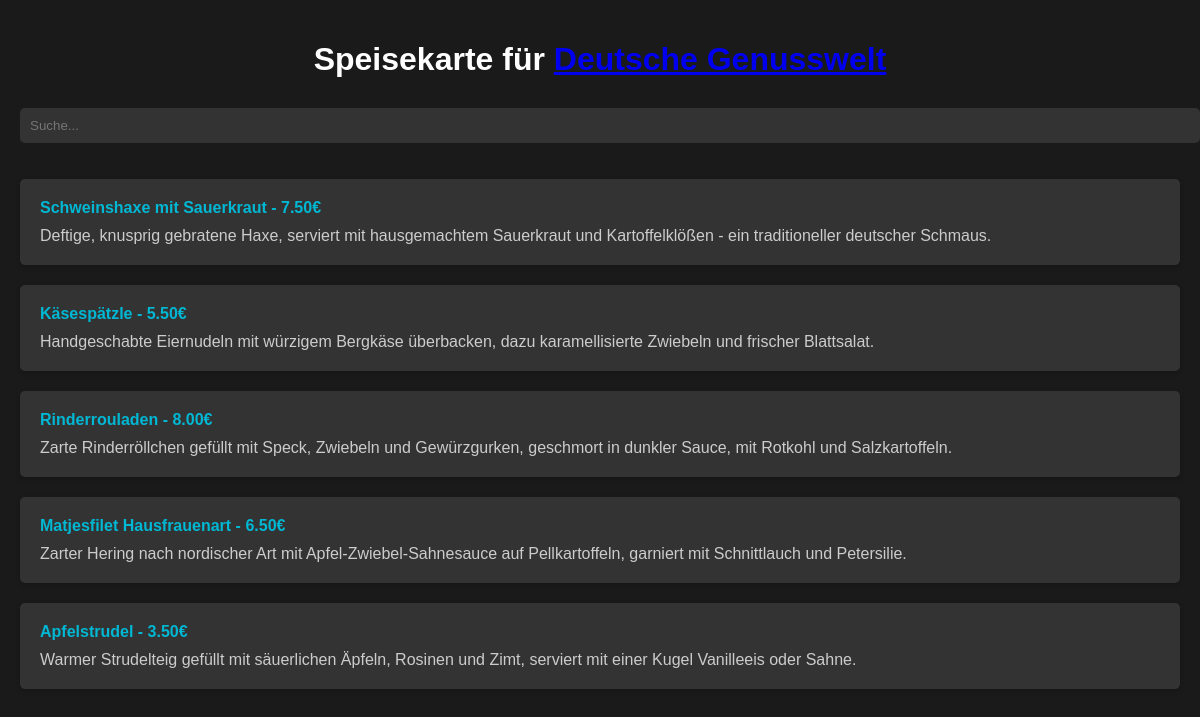
The page /restaurant/restaurant/1/menu/ on the database its author committed.
### restaurant/models.py (models this page shows, shortened)
class Menu(models.Model):
    restaurant = models.ForeignKey(Restaurant, on_delete=models.CASCADE)
    name = models.CharField(max_length=100)
    price = models.DecimalField(max_digits=6, decimal_places=2)
    description = models.TextField(blank=True)

### restaurant/views.py (the view)
# urls.py: path('restaurant/<int:restaurant_id>/menu/', views.restaurant_menu, name='restaurant_menu'),
def restaurant_menu(request, restaurant_id):
    restaurant = get_object_or_404(Restaurant, pk=restaurant_id)
    menu_items = Menu.objects.filter(restaurant=restaurant)
    return render(request, 'restaurant/menu.html', {'restaurant': restaurant, 'menu_items': menu_items})

### restaurant/templates/restaurant/menu.html (shortened to what this page needs)
<!DOCTYPE html>
<html>
<head>
</head>
<body>
    <h1>Speisekarte für <a href="{% url 'restaurant_detail' restaurant.id %}">{{ restaurant.name }}</a></h1>
    <input type="text" id="searchInput" onkeyup="filterMenu()" placeholder="Suche...">
    <ul>
        {% for item in menu_items %}
        <li>
            <div class="price">{{ item.name }} - {{ item.price }}€</div>
            <p>{{ item.description }}</p>
        </li>
        {% endfor %}
    </ul>
</body>
</html>

### restaurant/templates/restaurant/menu.html (style rules this page uses)
body { font-family: Arial, sans-serif; margin: 0; padding: 20px; background-color: #1a1a1a; color: #f0f0f0; }
h1 { color: #ffffff; text-align: center; margin-bottom: 30px; }
input[type="text"] { width: 100%; padding: 10px; margin-bottom: 20px; background-color: #333333; color: #f0f0f0; border: none; border-radius: 5px; }
ul { list-style-type: none; padding: 0; }
li { background-color: #333333; padding: 20px; margin-bottom: 20px; border-radius: 5px; box-shadow: 0 2px 5px rgba(0, 0, 0, 0.2); }
li p { margin: 10px 0 0; color: #cccccc; }
.price { font-weight: bold; color: #00b8d4; }

### rows shown on the page
Menu: name "Schweinshaxe mit Sauerkraut", price "7.50", description "Deftige, knusprig gebratene Haxe, serviert mit hausgemachtem Sauerkraut und Kartoffelklößen - ein traditioneller deutscher Schmaus."
Menu: name "Käsespätzle", price "5.50", description "Handgeschabte Eiernudeln mit würzigem Bergkäse überbacken, dazu karamellisierte Zwiebeln und frischer Blattsalat."
Menu: name "Rinderrouladen", price "8.00", description "Zarte Rinderröllchen gefüllt mit Speck, Zwiebeln und Gewürzgurken, geschmort in dunkler Sauce, mit Rotkohl und Salzkartoffeln."
Menu: name "Matjesfilet Hausfrauenart", price "6.50", description "Zarter Hering nach nordischer Art mit Apfel-Zwiebel-Sahnesauce auf Pellkartoffeln, garniert mit Schnittlauch und Petersilie."
Menu: name "Apfelstrudel", price "3.50", description "Warmer Strudelteig gefüllt mit säuerlichen Äpfeln, Rosinen und Zimt, serviert mit einer Kugel Vanilleeis oder Sahne."
